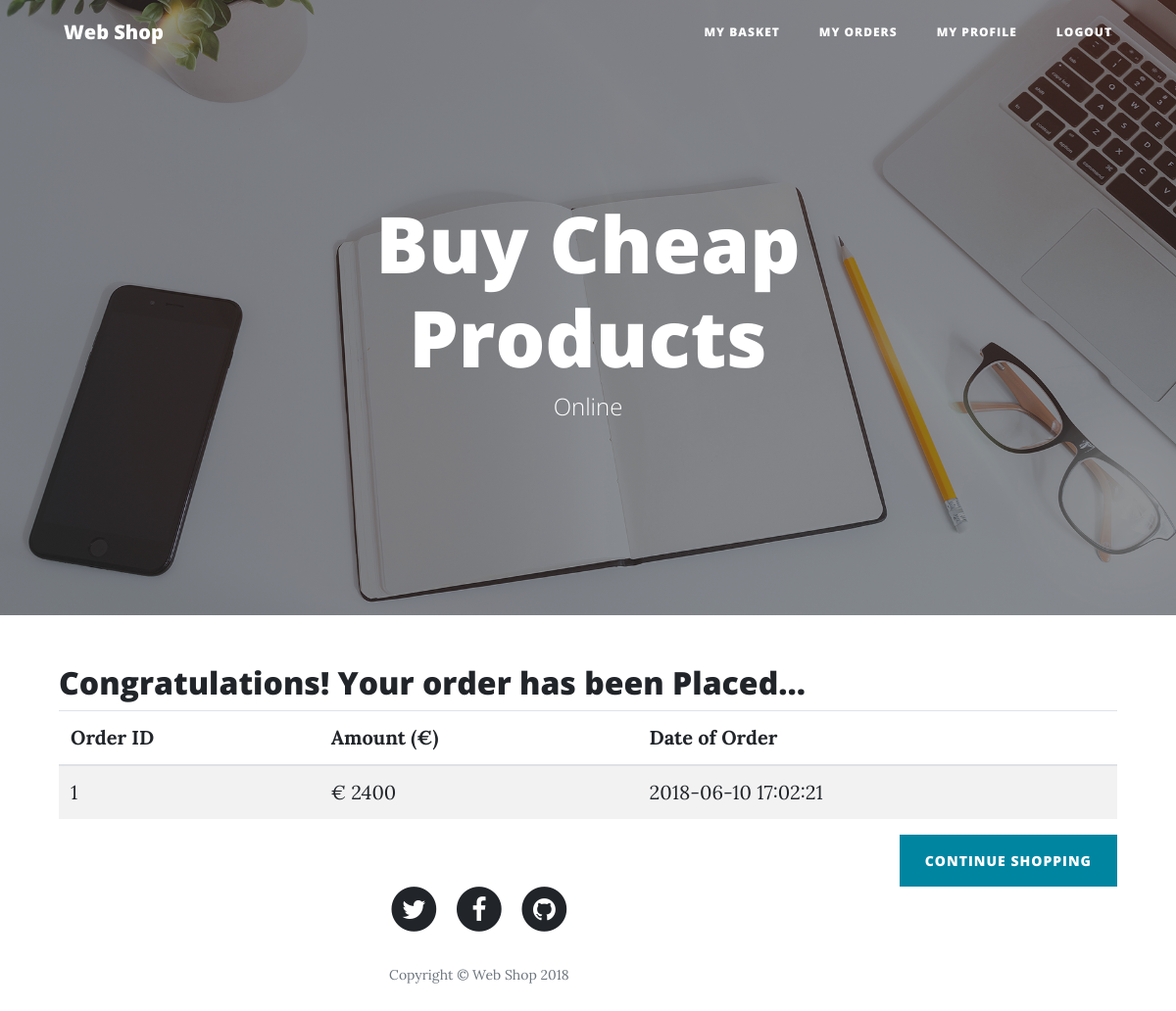
The page /myorders.php (signed in) on the database its author committed.
### tables this page shows
CREATE TABLE `orders` (
  `id` int(11) NOT NULL,
  `id_user` int(11) NOT NULL,
  `amountprice` float NOT NULL,
  `orderdate` datetime NOT NULL DEFAULT CURRENT_TIMESTAMP
);

### class/all.php (called while the page is built, shortened)
<?php
Class all {
  private $_conn;
  public function __construct(){
    $this->_conn = new PDO('mysql:host=localhost;dbname=webshop', 'root', '');
    $this->setCookie();
  }
  public function setCookie(){
      $time = time() + (86400 * 200 );
      if(isset($_SESSION['userid'])){
        $user_id=$_SESSION['userid'];
        $logged_in=1;
      }
      $date=date('Y-m-d H:i:s', $time);
        $this->addCookies($_COOKIE['cookie_user'],$date,$user_id,$logged_in);
    }
    public function addCookies($cookie_user,$time,$user_id,$logged_in){
      $sql = "INSERT INTO cookies (cookie_user,id_user,logged_in,login_expire) VALUES(?,?,?,?) ON DUPLICATE KEY UPDATE id_user = ? , logged_in = ?";
      try{
        $statement = $this->_conn->prepare($sql);
        $statement->execute(array($cookie_user, $user_id, $logged_in, $time,$user_id,$logged_in));
      }
      catch(PDOException $e){
        echo $e->getMessage();
      }
    }
  public function getmyOrders()
  {
    $query = "SELECT id,amountprice,orderdate FROM orders WHERE id_user = ? ";
    try{
      $statement = $this->_conn->prepare($query);
      $statement->execute(array($_SESSION['userid']));
      $fetchData = $statement->fetchAll();
      return $fetchData;
    }
    catch (PDOException $e) {
      echo $e->getMessage();
    }
  }
}
 ?>

### myorders.php (the view, shortened to what this page needs)
<?php
  require_once('class/all.php');
  $all = new all();
?>
<?php include 'includes/header.php';?>
<?php
  $ite= $all->getmyOrders();
?>
<div class="container">
  <h2> Congratulations! Your order has been Placed...</h2>
  <table class="table table-striped">
    <thead>
      <tr>
        <th>Order ID</th>
        <th>Amount (€)</th>
        <th>Date of Order</th>
      </tr>
    </thead>
    <tbody>
      <?php
        foreach ($ite as $item) {
      ?>
      <tr>
        <td><?=$item['id'];?></td>
        <td>€ <?=$item['amountprice'];?></td>
        <td><?=$item['orderdate'];?></td>
      </tr>
    <?php } ?>
    </tbody>
  </table>
  <a class="btn btn-sm btn-primary" href="product.php" style="float:right">Continue Shopping</a>
</div>
<?php include 'includes/footer.php';?>

### rows shown on the page
orders: id "1", amountprice "2400", orderdate "2018-06-10 17:02:21"
